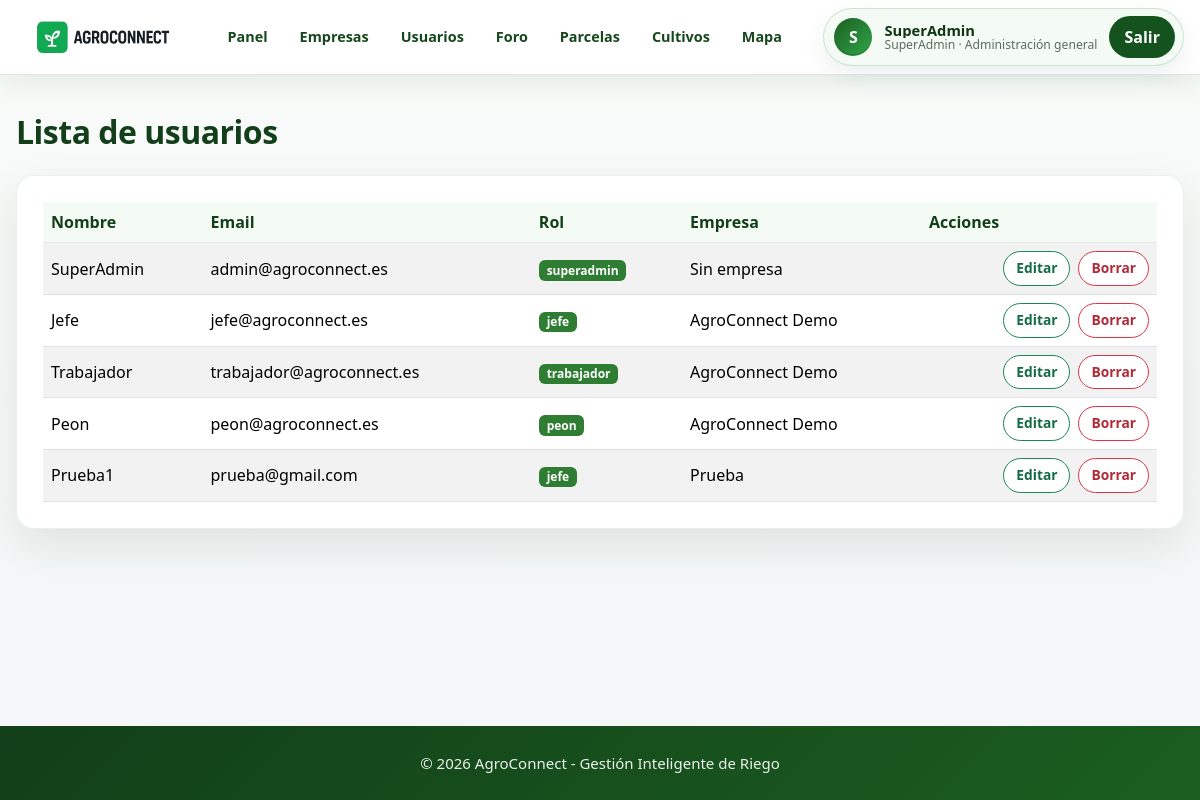
/usuarios.php (signed in), run on the app's committed database.
### tables this page shows
CREATE TABLE `usuarios` (
  `id` int(11) NOT NULL,
  `nombre` varchar(80) NOT NULL,
  `apellido1` varchar(80) DEFAULT '',
  `apellido2` varchar(80) DEFAULT '',
  `email` varchar(160) NOT NULL,
  `password` varchar(255) NOT NULL,
  `rol` enum('superadmin','jefe','trabajador','peon') NOT NULL DEFAULT 'trabajador',
  `empresa_id` int(11) DEFAULT NULL,
  `fecha_creacion` timestamp NOT NULL DEFAULT current_timestamp()
);

CREATE TABLE `empresas` (
  `id` int(11) NOT NULL,
  `nombre` varchar(120) NOT NULL,
  `fecha_creacion` timestamp NOT NULL DEFAULT current_timestamp()
);

### usuarios.php (the view, shortened to what this page needs)
<?php
$conn = new mysqli("localhost","root","","agroconnect");
require_once 'agro_helper.php';
$sql = "SELECT usuarios.*, empresas.nombre AS empresa
        FROM usuarios
        LEFT JOIN empresas ON usuarios.empresa_id = empresas.id";
$result = $conn->query($sql);
?>
<!DOCTYPE html>
<html lang="es">
<head>
<link href="https://cdn.jsdelivr.net/npm/bootstrap@5.3.2/dist/css/bootstrap.min.css" rel="stylesheet">
<link rel="stylesheet" href="style.css">
</head>
<body class="admin-body">
<?php include __DIR__ . '/includes/topbar.php'; ?>
<div class="admin-container">
    <h2 class="admin-title">Lista de usuarios</h2>
    <div class="admin-card">
        <?php if ($result->num_rows == 0) { ?>
            <p>No hay usuarios</p>
        <?php } else { ?>
            <table class="table table-striped">
                <thead>
                    <tr>
                        <th>Nombre</th>
                        <th>Email</th>
                        <th>Rol</th>
                        <th>Empresa</th><th>Acciones</th>
                    </tr>
                </thead>
                <tbody>
                    <?php while($u = $result->fetch_assoc()){ ?>
                        <tr>
                            <td><?php echo $u['nombre']; ?></td>
                            <td><?php echo $u['email']; ?></td>
                            <td>
                                <span class="badge bg-success">
                                    <?php echo $u['rol']; ?>
                                </span>
                            </td>
                            <td>
                                <?php echo $u['empresa'] ? $u['empresa'] : "Sin empresa"; ?>
                            </td><td><?php echo agro_crud_botones('usuarios', $u['id'], 'usuarios.php'); ?></td>
                        </tr>
                    <?php } ?>
                </tbody>
            </table>
        <?php } ?>
    </div>
</div>
<?php include __DIR__ . '/includes/footer.php'; ?>
</body>
</html>

### includes/topbar.php (shortened to what this page needs)
<?php
$usuarioNombre = $_SESSION['nombre'] ?? 'Usuario';
$rol = $_SESSION['rol'] ?? '';
$empresaNombre = 'Administración general';
$rolLabel = [
    'superadmin' => 'SuperAdmin',
    'jefe' => 'Jefe de empresa',
    'trabajador' => 'Trabajador',
    'peon' => 'Peón'
][$rol] ?? ucfirst($rol);
$panelUrl = 'login.php';
if ($rol === 'superadmin') { $panelUrl = 'superadmin.php'; }
?>
<header class="app-topbar">
    <div class="app-topbar__inner">
        <a href="<?php echo htmlspecialchars($panelUrl); ?>" class="app-brand" aria-label="Ir al panel de AgroConnect">
            <img src="img/logo.png" alt="AgroConnect" class="app-brand__logo">
        </a>
        <nav class="app-nav" aria-label="Navegación principal">
            <a href="<?php echo htmlspecialchars($panelUrl); ?>">Panel</a>
            <?php if ($rol === 'superadmin'): ?>
                <a href="empresas.php">Empresas</a>
                <a href="usuarios.php">Usuarios</a>
                <a href="foro.php">Foro</a>
            <?php elseif ($rol === 'jefe'): ?>
                <a href="tareas.php">Tareas</a>
                <a href="grupos_trabajadores.php">Grupos</a>
                <a href="crear_trabajador.php">Trabajadores</a>
            <?php elseif ($rol === 'trabajador'): ?>
                <a href="tareas.php">Mis tareas</a>
                <a href="incidencias.php">Incidencias</a>
            <?php elseif ($rol === 'peon'): ?>
                <a href="peon.php">Mi panel</a>
                <a href="tareas.php">Mis tareas</a>
            <?php endif; ?>
            <?php if ($rol !== 'peon'): ?>
                <a href="parcelas.php">Parcelas</a>
                <a href="cultivos.php">Cultivos</a>
                <a href="mapa_parcelas.php">Mapa</a>
            <?php endif; ?>
        </nav>
        <div class="app-userbox">
            <div class="app-userbox__avatar">
                <?php echo strtoupper(mb_substr($usuarioNombre, 0, 1, 'UTF-8')); ?>
            </div>
            <div class="app-userbox__text">
                <strong><?php echo htmlspecialchars($usuarioNombre); ?></strong>
                <span><?php echo htmlspecialchars($rolLabel); ?> · <?php echo htmlspecialchars($empresaNombre); ?></span>
            </div>
            <a href="logout.php" class="app-logout">Salir</a>
        </div>
    </div>
</header>

### agro_helper.php (shortened to what this page needs)
<?php
function agro_crud_botones($tabla, $id, $volver) {
    $rol = $_SESSION['rol'] ?? '';
    $permitidas = ['empresas','usuarios','parcelas','cultivos','recursos','incidencias','tareas_agricolas','historico_actividades','grupos_trabajadores'];
    $id = intval($id);
    $volver = urlencode($volver);
    $tablaUrl = urlencode($tabla);
    return '<div class="crud-actions"><a class="crud-btn crud-btn--edit" href="edit_record.php?tabla='.$tablaUrl.'&id='.$id.'&volver='.$volver.'">Editar</a><a class="crud-btn crud-btn--delete" href="delete_record.php?tabla='.$tablaUrl.'&id='.$id.'&volver='.$volver.'">Borrar</a></div>';
}
?>

### includes/footer.php
<footer>
    <p>© <?php echo date('Y'); ?> AgroConnect - Gestión Inteligente de Riego</p>
</footer>

### style.css (style rules this page uses)
:root { --verde-900: #123f19; --verde-800: #1b5e20; --verde-700: #2e7d32; --verde-600: #3f9142; --verde-100: #e8f5e9; --verde-50: #f4fbf5; --texto: #1f2933; --muted: #667085; --borde: #e5e7eb; --fondo: #f4f6f8; --blanco: #ffffff; --sombra: 0 18px 45px rgba(18, 63, 25, 0.10); --radio: 18px; }
* { box-sizing: border-box; margin: 0; padding: 0; }
html { min-height: 100%; }
body { min-height: 100vh; display: flex; flex-direction: column; background: linear-gradient(180deg, #f8fbf8 0%, #f4f6f8 45%, #eef7ef 100%); color: var(--texto); font-family: "Segoe UI", Arial, sans-serif; }
a { color: inherit; }
img { max-width: 100%; display: block; }
.admin-body { background: linear-gradient(180deg, #f8fbf8 0%, #f4f6f8 100%) !important; }
.admin-container { width: min(1180px, calc(100% - 32px)); margin: 38px auto 0; }
.admin-title { color: var(--verde-900); font-weight: 800; letter-spacing: -0.5px; margin-bottom: 24px; }
.admin-card { border: 1px solid rgba(18, 63, 25, 0.08) !important; border-radius: var(--radio) !important; box-shadow: var(--sombra) !important; padding: 26px !important; background: #fff; }
.table { margin-bottom: 0; vertical-align: middle; }
.table thead th { color: var(--verde-900); background: var(--verde-50); border-bottom: 1px solid var(--borde); }
.badge.bg-success, .btn-success, .bg-success { background-color: var(--verde-700) !important; }
footer { margin-top: auto; background: linear-gradient(135deg, var(--verde-900), var(--verde-800)); color: white; display: flex; align-items: center; justify-content: center; padding: 26px 18px; }
footer p { margin: 0; font-size: 15px; text-align: center; color: rgba(255,255,255,0.92); }
.admin-body { min-height: 100vh; display: flex; flex-direction: column; }
.admin-container, .dashboard-container, .contenido, .contact-section { flex: 1 0 auto; }
.app-topbar { position: sticky; top: 0; z-index: 1000; background: rgba(255, 255, 255, 0.96); backdrop-filter: blur(14px); border-bottom: 1px solid rgba(18, 63, 25, 0.12); box-shadow: 0 8px 26px rgba(18, 63, 25, 0.08); }
.app-topbar__inner { width: min(1220px, calc(100% - 32px)); min-height: 74px; margin: 0 auto; display: flex; align-items: center; justify-content: space-between; gap: 24px; }
.app-brand { display: inline-flex; align-items: center; text-decoration: none; flex: 0 0 auto; }
.app-brand__logo { width: 170px; max-height: 48px; object-fit: contain; }
.app-nav { display: flex; align-items: center; justify-content: center; gap: 8px; flex: 1; flex-wrap: wrap; }
.app-nav a { color: #16471d; text-decoration: none; font-weight: 700; font-size: 0.9rem; padding: 9px 12px; border-radius: 999px; transition: all .2s ease; }
.app-userbox { display: flex; align-items: center; gap: 12px; background: #f3fbf4; border: 1px solid rgba(46, 125, 50, 0.18); border-radius: 999px; padding: 7px 8px 7px 10px; box-shadow: 0 10px 24px rgba(18, 63, 25, 0.07); flex: 0 0 auto; }
.app-userbox__avatar { width: 38px; height: 38px; border-radius: 50%; background: linear-gradient(135deg, #1b5e20, #31a64a); color: #fff; display: grid; place-items: center; font-weight: 900; box-shadow: inset 0 -2px 0 rgba(0,0,0,.12); }
.app-userbox__text { display: flex; flex-direction: column; line-height: 1.15; min-width: 150px; }
.app-userbox__text strong { color: #0f3515; font-size: 0.92rem; max-width: 230px; overflow: hidden; text-overflow: ellipsis; white-space: nowrap; }
.app-userbox__text span { color: #5d6b60; font-size: 0.76rem; max-width: 250px; overflow: hidden; text-overflow: ellipsis; white-space: nowrap; }
.app-logout { background: #14531d; color: #fff !important; text-decoration: none; border-radius: 999px; padding: 9px 15px; font-weight: 800; transition: all .2s ease; }
.empresa-actions, .crud-actions { display: flex; align-items: center; gap: 8px; flex-wrap: wrap; justify-content: flex-end; }
.crud-btn { display: inline-flex; align-items: center; justify-content: center; min-height: 32px; padding: 6px 12px; border-radius: 999px; font-weight: 800; font-size: .86rem; text-decoration: none; transition: .2s ease; }
.crud-btn--edit { border: 1px solid #198754; color: #146c43; background: #fff; }
.crud-btn--delete { border: 1px solid #dc3545; color: #b02a37; background: #fff; }

### data on the page
usuarios: nombre "SuperAdmin", email "admin@agroconnect.es", rol "superadmin", shows "Sin empresa"
usuarios: nombre "Jefe", email "jefe@agroconnect.es", rol "jefe", empresa.nombre "AgroConnect Demo"
usuarios: nombre "Trabajador", email "trabajador@agroconnect.es", rol "trabajador", empresa.nombre "AgroConnect Demo"
usuarios: nombre "Peon", email "peon@agroconnect.es", rol "peon", empresa.nombre "AgroConnect Demo"
usuarios: nombre "Prueba1", email "prueba@gmail.com", rol "jefe", empresa.nombre "Prueba"

### other printed values
mb_substr($usuarioNombre, 0, 1, 'UTF-8') "S"
$usuarioNombre "SuperAdmin"
$rolLabel "SuperAdmin"
$empresaNombre "Administración general"
